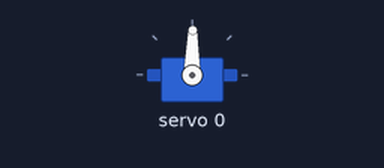
This sketch was run on a simulated Arduino Uno, built with avr-gcc and run on an emulated ATmega328P. Parts: servo.

Above: at 0.05 s.
At 3.0 s:
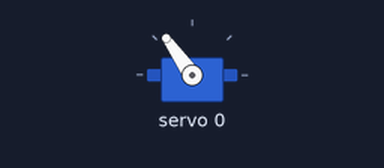
At 6.0 s:
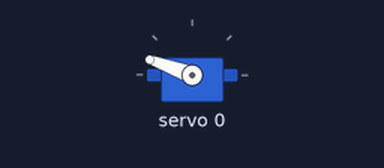
Timing chart, 0 to 7.8 s (numbered marks = the images above):
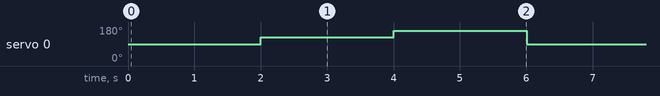

The sketch:

calibration.ino
```cpp
#include <Wire.h>
#include <Adafruit_PWMServoDriver.h>

Adafruit_PWMServoDriver pwm = Adafruit_PWMServoDriver();

int angleToPulse(int ang){
  return map(ang, 0, 180, 150, 600);
}

int channel = 0;

void setup() {
  pwm.begin();
  pwm.setPWMFreq(50);
}

void loop() {

  // Min position
  pwm.setPWM(channel, 0, angleToPulse(60));
  delay(2000);

  // Center
  pwm.setPWM(channel, 0, angleToPulse(90));
  delay(2000);

  // Max position
  pwm.setPWM(channel, 0, angleToPulse(120));
  delay(2000);
}
```

Measured:
- by itself, servo 0: repeats every 6.0 s: 160° 2.0 s, 89° 2.0 s, 125° 2.0 s
